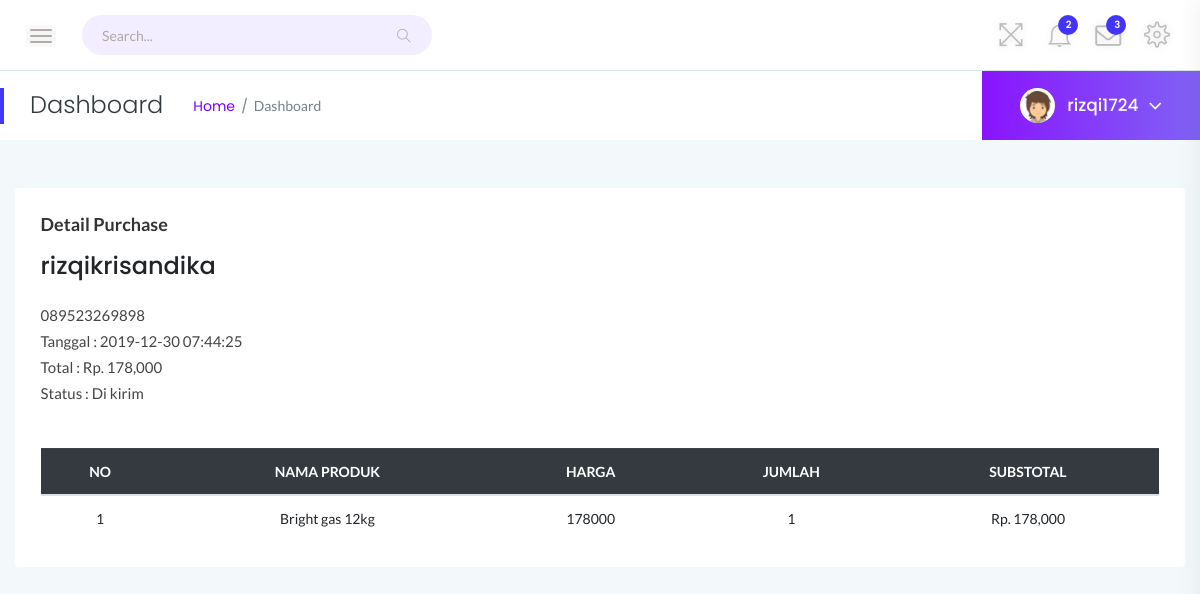
Page /ls/index.php?page=detailpurchase&id=1 (signed in) on the committed database.
### tables this page shows
CREATE TABLE `pembelian` (
  `id_pembelian` int(11) NOT NULL,
  `id_pelanggan` int(11) NOT NULL,
  `id_toko` int(11) NOT NULL,
  `tanggal_pembelian` timestamp NOT NULL DEFAULT current_timestamp(),
  `total_pembelian` int(11) NOT NULL,
  `status_pembelian` varchar(20) NOT NULL DEFAULT 'Diproses',
  `alamat` varchar(255) DEFAULT NULL
);

CREATE TABLE `pelanggan` (
  `id_pelanggan` int(11) NOT NULL,
  `nama` varchar(255) NOT NULL,
  `email` varchar(255) NOT NULL,
  `password` varchar(255) NOT NULL,
  `nohp` varchar(12) NOT NULL,
  `alamat` varchar(100) DEFAULT NULL,
  `gambar` varchar(255) DEFAULT NULL,
  `tanggal_daftar` datetime NOT NULL DEFAULT current_timestamp()
);

CREATE TABLE `pembelian_produk` (
  `id_pembelian_produk` int(11) NOT NULL,
  `id_pembelian` int(11) NOT NULL,
  `id_produk` int(11) NOT NULL,
  `jumlah` int(11) NOT NULL,
  `nama_produk` varchar(255) NOT NULL,
  `foto_produk` varchar(255) NOT NULL,
  `harga_produk` int(11) NOT NULL
);

CREATE TABLE `produk` (
  `id_produk` int(11) NOT NULL,
  `id_toko` int(11) NOT NULL,
  `tanggal_produk` timestamp NOT NULL DEFAULT current_timestamp(),
  `nama_produk` varchar(50) NOT NULL,
  `harga_produk` int(11) NOT NULL,
  `foto_produk` varchar(100) NOT NULL,
  `stok_produk` int(11) NOT NULL
);

### ls/index.php (called while the page is built)
<?php
	include "content/index.php";
?>

### ls/layout/detailpurchase.php (the view, shortened to what this page needs)
<?php
$ambil = $koneksi->query("SELECT * FROM pembelian JOIN pelanggan ON pembelian.
id_pelanggan=pelanggan.id_pelanggan WHERE pembelian.id_pembelian='$_GET[id]'");
$detail = $ambil->fetch_assoc();
?>
<!doctype html>
<html class="no-js" lang="en">
<body>
    <div class="main-content-inner">
        <div class="row">
            <div class="col-lg-12 mt-5">
                <div class="card">
                    <div class="card-body">
                        <h4 class="header-title">Detail Purchase</h4>
                        <strong>
                            <h4><?php echo $detail['nama'];?></h4>
                        </strong>
                        <br>
                        <p>
                            <?php echo $detail['nohp'];?>
                            <br>
                        </p>
                        <p>
                            Tanggal : <?php echo $detail['tanggal_pembelian'];?>
                            <br>
                            Total : Rp. <?php echo number_format($detail['total_pembelian']);?>
                        </p>
                        <p>
                            Status : <?php echo $detail['status_pembelian'];?>
                        </p>
                        <br><br>
                        <div class="single-table">
                            <div class="table-responsive">
                                <table class="table text-center">
                                    <thead class="text-uppercase bg-dark">
                                        <tr class="text-white">
                                            <th>No</th>
                                            <th>Nama Produk</th>
                                            <th>Harga</th>
                                            <th>Jumlah</th>
                                            <th>Substotal</th>
                                        </tr>
                                    </thead>
                                    <tbody>
                                        <?php $mulai = 0;
							                    $no = $mulai+1; ?>
                                        <?php $db = mysqli_query($koneksi,"SELECT * FROM pembelian_produk JOIN produk ON
                                                pembelian_produk.id_produk=produk.id_produk WHERE pembelian_produk.id_pembelian='$_GET[id]'");?>
                                        <?php while ($detail = mysqli_fetch_assoc($db)){?>
                                        <tr>
                                            <td><?php echo $no++ ?></td>
                                            <td><?php echo $detail['nama_produk'];?></td>
                                            <td><?php echo $detail['harga_produk'];?></td>
                                            <td><?php echo $detail['jumlah']?></td>
                                            <td>
                                                Rp.
                                                <?php echo number_format($detail['harga_produk']*$detail['jumlah']); ?>
                                            </td>
                                        </tr>
                                        <?php }?>
                                    </tbody>
                                </table>
                            </div>
                        </div>
                    </div>
                </div>
            </div>
        </div>
    </div>
    </div>
    </div>
</body>
</html>

### ls/assets/css/typography.css (style rules this page uses)
body { font-size: 14px; font-family: 'Lato', sans-serif; }
h1, h2, h3, h4, h5, h6 { margin: 0; font-family: 'Poppins', sans-serif; }
p { font-family: 'Lato', sans-serif; font-size: 15px; line-height: 26px; color: #444; margin-bottom: 0; }

### ls/assets/css/default-css.css (style rules this page uses)
* { margin: 0; padding: 0; box-sizing: border-box; }
*, *:before, *:after { -moz-box-sizing: border-box; -webkit-box-sizing: border-box; box-sizing: border-box; }
html { -webkit-font-smoothing: antialiased; }
body { background: #fff; font-weight: normal; -webkit-font-smoothing: antialiased; -webkit-text-size-adjust: 100%; }
:root { --primary-color: #4336FB; }

### ls/assets/css/styles.css (style rules this page uses)
.card { border: none; border-radius: 4px; background-color: #fff; -webkit-transition: all 0.3s ease 0s; transition: all 0.3s ease 0s; }
.card-body { padding: 25.6px; padding: 1.6rem; }
.main-content-inner { padding: 0 30px 50px; }
.header-title { font-family: 'Lato', sans-serif; font-size: 18px; font-weight: 600; letter-spacing: 0; color: #333; text-transform: capitalize; margin-bottom: 17px; }
.single-table .table { margin-bottom: 0; }
table tr th { border-bottom: none; }
table tr th, table tr td { border-top: 1px solid rgba(120, 130, 140, 0.13) !important; }

### ls/assets/css/responsive.css (style rules this page uses)
@media (min-width: 1200px) and (max-width: 1364px) { .main-content-inner { padding: 0 15px 50px; } }

### rows in the picture
pembelian: id_pelanggan.nama "rizqikrisandika", id_pelanggan.nohp "089523269898", tanggal_pembelian "2019-12-30 07:44:25", total_pembelian "178,000", status_pembelian "Di kirim"
pembelian_produk: id_produk.nama_produk "Bright gas 12kg", id_produk.harga_produk "178000", jumlah "1", $detail['harga_produk']*$detail['jumlah'] "178,000"

### other values in the picture
$_SESSION['admin'] "rizqi1724"
